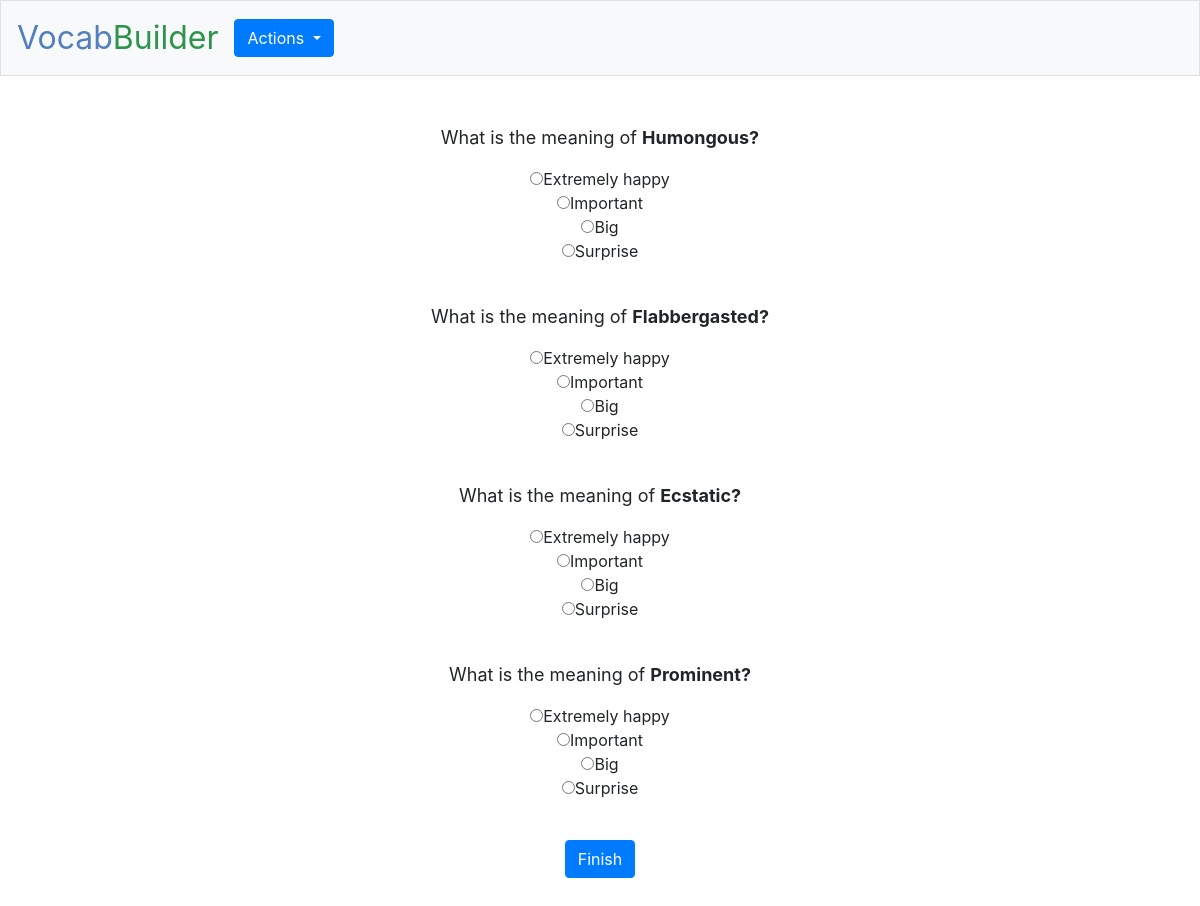
Page /play (signed in) on the committed database.
### tables this page shows
CREATE TABLE 'words' ('id' integer PRIMARY KEY AUTOINCREMENT NOT NULL, 'user_id' integer NOT NULL, 'word' varchar(25) NOT NULL, 'definition' text NOT NULL, 'time' date NOT NULL DEFAULT CURRENT_DATE);

### application.py (the view)
@app.route("/play", methods=["GET", "POST"])
@login_required
def play():
    if request.method == "POST":
        num = 0
        for i in range(4):
            questionnumber = "question" + str(i)
            answer = request.form.get(questionnumber)
            if answer == answers[i]:
                num = num + 1
        return render_template("results.html", num = num)
    else:
        questions.clear()
        answers.clear()
        ques = db.execute("SELECT word FROM words WHERE user_id = :user_id", user_id = session["user_id"])
        count = 1
        num = len(ques)
        if num < 4:
            return apology("You need at least 4 words in your dictionary to play", 421)
        if num > 4:
            rough = []
            for index in range(num):
                rough.insert(index, ques[index]["word"])
            diff = num - 4
            random.shuffle(rough)
            for index in range(diff):
                rough.pop()
                num = num - 1
            for i in range(4):
                questions.append(rough[i])
        else:
            for i in range(4):
                questions.append(ques[i]["word"])
            random.shuffle(questions)
        for j in range(len(questions)):
            answer = db.execute("SELECT definition FROM words WHERE word = :word and user_id = :user_id", word = questions[j], user_id = session["user_id"])
            answers.insert(j, answer[0]["definition"])
        options = answers.copy()
        for j in range(4):
            random.shuffle(options)
        return render_template("play.html", questions = questions, count = count, options = options,)

### application.py (called while the page is built)
@app.after_request
def after_request(response):
    response.headers["Cache-Control"] = "no-cache, no-store, must-revalidate"
    response.headers["Expires"] = 0
    response.headers["Pragma"] = "no-cache"
    return response

### extra.py (called while the page is built)
def login_required(f):
    @wraps(f)
    def decorated_function(*args, **kwargs):
        if session.get("user_id") is None:
            return redirect("/login")
        return f(*args, **kwargs)
    return decorated_function

### templates/play.html (shortened to what this page needs)
{% extends "layout.html" %}
{% block main %}
    <form action = "/play" id ="quiz" name = "quiz" method = "post">
        {% for i in range(0, 4) %}
            <div class = "form-group">
                <p style = "font-size:large;">What is the meaning of <b>{{ questions[i] }}?</b></p>
                <input type = "radio" id = "mc" name = "question{{ i }}" value = "{{ options[0] }}">{{ options[0] }}<br>
                <input type = "radio" id = "mc" name = "question{{ i }}" value = "{{ options[1] }}">{{ options[1] }}<br>
                <input type = "radio" id = "mc" name = "question{{ i }}" value = "{{ options[2] }}">{{ options[2] }}<br>
                <input type = "radio" id = "mc" name = "question{{ i }}" value = "{{ options[3] }}">{{ options[3] }}<br>
                <br>
            </div>
        {% endfor %}
        <button class = "btn btn-primary" type = "finish">Finish</button>
    </form>
{% endblock %}

### rows in the picture
words: word "Humongous", definition "Big" "Big" "Big" "Big"
words: definition "Extremely happy" "Extremely happy" "Extremely happy" "Extremely happy", word "Ecstatic"
words: definition "Important" "Important" "Important" "Important", word "Prominent"
words: definition "Surprise" "Surprise" "Surprise" "Surprise", word "Flabbergasted"
